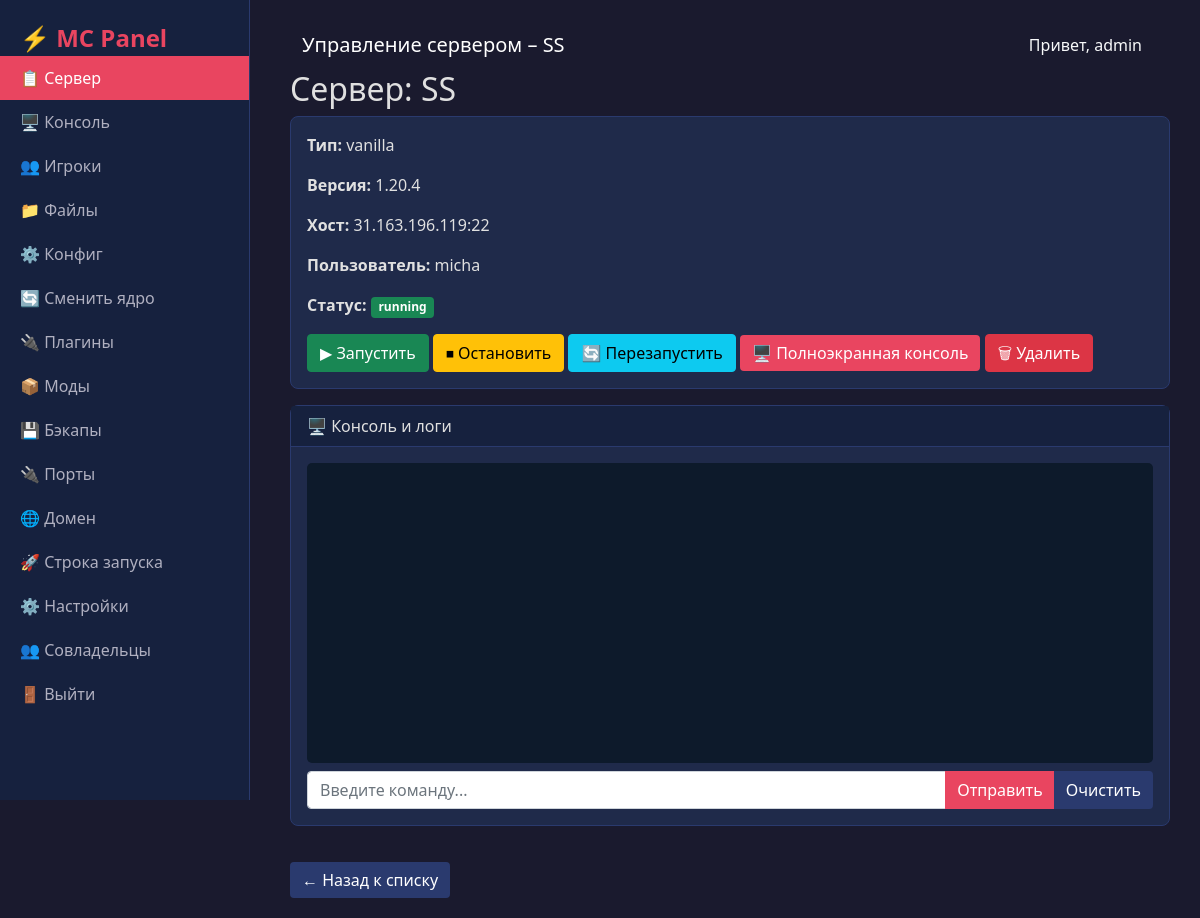
/server/1 (signed in), run on the app's committed database.
### models.py (models this page shows, shortened)
class Server(db.Model):
    id = db.Column(db.Integer, primary_key=True)
    name = db.Column(db.String(100), nullable=False)
    server_type = db.Column(db.String(20), nullable=False, default='vanilla')
    mc_version = db.Column(db.String(20), nullable=False)
    ssh_host = db.Column(db.String(100), nullable=False)
    ssh_port = db.Column(db.Integer, default=22)
    ssh_user = db.Column(db.String(50), nullable=False)
    ssh_password_enc = db.Column(db.String(255), nullable=False)
    status = db.Column(db.String(20), default='offline')
    user_id = db.Column(db.Integer, db.ForeignKey('user.id'), nullable=False)
    startup_command = db.Column(db.Text, default="java -Xms128M -Xmx1024M -jar server.jar nogui")
    memory_percent = db.Column(db.Integer, default=95)
    timezone = db.Column(db.String(50), default="Europe/Moscow")
    garbage_collector = db.Column(db.String(50), default="UseSerialGC")
    domain = db.Column(db.String(100), nullable=True)
    srv_record = db.Column(db.String(100), nullable=True)
    def get_password(self):
        fernet = Fernet(Config.FERNET_KEY.encode())
        return fernet.decrypt(self.ssh_password_enc.encode()).decode()

class User(UserMixin, db.Model):
    id = db.Column(db.Integer, primary_key=True)
    username = db.Column(db.String(80), unique=True, nullable=False)
    password = db.Column(db.String(120), nullable=False)
    servers = db.relationship('Server', backref='owner', lazy=True)
    co_servers = db.relationship('Server', secondary=server_access, backref=db.backref('co_owners', lazy='dynamic'))

### app.py (the view)
@app.route('/server/<int:server_id>')
@login_required
def server_detail(server_id):
    server = get_server_or_404(server_id)
    logs = ''
    try:
        client = ssh_connect(
            host=server.ssh_host,
            port=server.ssh_port,
            user=server.ssh_user,
            password=server.get_password()
        )
        logs = get_logs(client, server.name)
        status = get_status(client, server.name)
        server.status = status
        db.session.commit()
        client.close()
    except Exception as e:
        logs = f"Could not fetch logs: {e}"
        server.status = 'offline'
        db.session.commit()
    return render_template('server_detail.html', server=server, logs=logs)

### app.py (called while the page is built)
def get_server_or_404(server_id):
    server = db.session.get(Server, server_id)  # заменили Query.get
    if not server:
        abort(404)   # не return "Not found"
    if server.user_id == current_user.id or current_user in server.co_owners:
        return server
    abort(403)

@login_manager.user_loader
def load_user(user_id):
    return db.session.get(User, int(user_id))

### templates/server_detail.html (shortened to what this page needs)
{% extends "base.html" %}
{% block title %}Управление сервером – {{ server.name }}{% endblock %}
{% block content %}
<h2>Сервер: {{ server.name }}</h2>
<div class="card mb-3">
    <div class="card-body">
        <p><strong>Тип:</strong> {{ server.server_type }}</p>
        <p><strong>Версия:</strong> {{ server.mc_version }}</p>
        <p><strong>Хост:</strong> {{ server.ssh_host }}:{{ server.ssh_port }}</p>
        <p><strong>Пользователь:</strong> {{ server.ssh_user }}</p>
        <p><strong>Статус:</strong> <span class="badge bg-{% if server.status == 'running' %}success{% elif server.status == 'stopped' %}warning{% else %}secondary{% endif %}">{{ server.status }}</span></p>
        <div>
            <a href="{{ url_for('start_server_route', server_id=server.id) }}" class="btn btn-success">▶ Запустить</a>
            <a href="{{ url_for('stop_server_route', server_id=server.id) }}" class="btn btn-warning">⏹ Остановить</a>
            <a href="{{ url_for('restart_server_route', server_id=server.id) }}" class="btn btn-info">🔄 Перезапустить</a>
            <a href="{{ url_for('console', server_id=server.id) }}" class="btn btn-primary">🖥️ Полноэкранная консоль</a>
            <form action="{{ url_for('delete_server_route', server_id=server.id) }}" method="post" style="display:inline;">
                <button type="submit" class="btn btn-danger" onclick="return confirm('Удалить сервер? Это необратимо.')">🗑 Удалить</button>
            </form>
        </div>
    </div>
</div>
<div class="card">
    <div class="card-header">🖥️ Консоль и логи</div>
    <div class="card-body">
        <div id="console-output" style="background: #0d1a2b; color: #c8d6e5; padding: 10px; border-radius: 5px; height: 300px; overflow-y: auto; font-family: monospace; white-space: pre-wrap; font-size: 14px;"></div>
        <div class="input-group mt-2">
            <input type="text" id="command-input" class="form-control" placeholder="Введите команду..." autofocus>
            <button id="send-command" class="btn btn-primary">Отправить</button>
            <button id="clear-console" class="btn btn-secondary">Очистить</button>
        </div>
    </div>
</div>
<a href="{{ url_for('index') }}" class="btn btn-secondary mt-3">← Назад к списку</a>
{% endblock %}

### templates/base.html (shortened to what this page needs)
<!DOCTYPE html>
<html lang="ru">
<head>
    <link href="https://cdn.jsdelivr.net/npm/bootstrap@5.1.3/dist/css/bootstrap.min.css" rel="stylesheet">
    <link rel="stylesheet" href="{{ url_for('static', filename='style.css') }}">
</head>
<body>
    <div class="sidebar">
        <a href="{{ url_for('index') }}" class="brand" style="text-decoration: none;">⚡ MC Panel</a>
        <div class="nav flex-column">
            {% if current_user.is_authenticated %}
                {% if server %}
                    <a class="nav-link {% if request.endpoint == 'server_detail' %}active{% endif %}" href="{{ url_for('server_detail', server_id=server.id) }}">📋 Сервер</a>
                    <a class="nav-link {% if request.endpoint == 'console' %}active{% endif %}" href="{{ url_for('console', server_id=server.id) }}">🖥️ Консоль</a>
                    <a class="nav-link {% if request.endpoint == 'players' %}active{% endif %}" href="{{ url_for('players', server_id=server.id) }}">👥 Игроки</a>
                    <a class="nav-link {% if request.endpoint == 'files' %}active{% endif %}" href="{{ url_for('files', server_id=server.id) }}">📁 Файлы</a>
                    <a class="nav-link {% if request.endpoint == 'config' %}active{% endif %}" href="{{ url_for('config', server_id=server.id) }}">⚙️ Конфиг</a>
                    <a class="nav-link {% if request.endpoint == 'change_core' %}active{% endif %}" href="{{ url_for('change_core', server_id=server.id) }}">🔄 Сменить ядро</a>
                    <a class="nav-link {% if request.endpoint == 'plugins' %}active{% endif %}" href="{{ url_for('plugins', server_id=server.id) }}">🔌 Плагины</a>
                    <a class="nav-link {% if request.endpoint == 'mods' %}active{% endif %}" href="{{ url_for('mods', server_id=server.id) }}">📦 Моды</a>
                    <a class="nav-link {% if request.endpoint == 'backups' %}active{% endif %}" href="{{ url_for('backups', server_id=server.id) }}">💾 Бэкапы</a>
                    <a class="nav-link {% if request.endpoint == 'ports' %}active{% endif %}" href="{{ url_for('ports', server_id=server.id) }}">🔌 Порты</a>
                    <a class="nav-link {% if request.endpoint == 'domain' %}active{% endif %}" href="{{ url_for('domain', server_id=server.id) }}">🌐 Домен</a>
                    <a class="nav-link {% if request.endpoint == 'startup' %}active{% endif %}" href="{{ url_for('startup', server_id=server.id) }}">🚀 Строка запуска</a>
                    <a class="nav-link {% if request.endpoint == 'settings' %}active{% endif %}" href="{{ url_for('settings', server_id=server.id) }}">⚙️ Настройки</a>
                    <a class="nav-link {% if request.endpoint == 'coowners' %}active{% endif %}" href="{{ url_for('coowners', server_id=server.id) }}">👥 Совладельцы</a>
                {% endif %}
            <a class="nav-link" href="{{ url_for('logout') }}">🚪 Выйти</a>
            {% else %}
                <a class="nav-link" href="{{ url_for('login') }}">🔑 Вход</a>
                <a class="nav-link" href="{{ url_for('register') }}">📝 Регистрация</a>
            {% endif %}
        </div>
    </div>
    <div class="main-content">
        <nav class="navbar navbar-expand-lg navbar-dark bg-transparent">
            <div class="container-fluid">
                <span class="navbar-brand mb-0 h1">{% block title %}Панель управления{% endblock %}</span>
                <div class="d-flex">
                    {% if current_user.is_authenticated %}
                        <span class="text-light me-3">Привет, {{ current_user.username }}</span>
                    {% endif %}
                </div>
            </div>
        </nav>
        {% block content %}{% endblock %}
    </div>
</body>
</html>

### static/style.css (style rules this page uses)
body { background-color: #1a1a2e; color: #e0e0e0; font-family: 'Segoe UI', Tahoma, Geneva, Verdana, sans-serif; padding-left: 260px; }
.sidebar { position: fixed; top: 0; left: 0; height: 100vh; width: 250px; background-color: #16213e; padding: 20px 0; overflow-y: auto; border-right: 1px solid #2a3a6e; z-index: 1000; }
.sidebar .brand { color: #e94560; font-size: 1.5rem; font-weight: bold; padding: 0 20px 20px; border-bottom: 1px solid #2a3a6e; margin-bottom: 20px; }
.sidebar .nav-link { color: #b0b0c0; padding: 10px 20px; border-radius: 0; transition: 0.2s; }
.sidebar .nav-link.active { background-color: #e94560; color: #fff; }
.main-content { padding: 20px 30px; }
.card { background-color: #1f2a4a; border: 1px solid #2a3a6e; border-radius: 8px; margin-bottom: 20px; }
.card-header { background-color: #16213e; border-bottom: 1px solid #2a3a6e; color: #e0e0e0; }
.btn-primary { background-color: #e94560; border: none; }
.btn-secondary { background-color: #2a3a6e; border: none; }
a { color: #e94560; }

### data on the page
Server: name "SS", server_type "vanilla", mc_version "1.20.4", ssh_host "31.163.196.119", ssh_port "22", ssh_user "micha", status "running"
User: username "admin"
